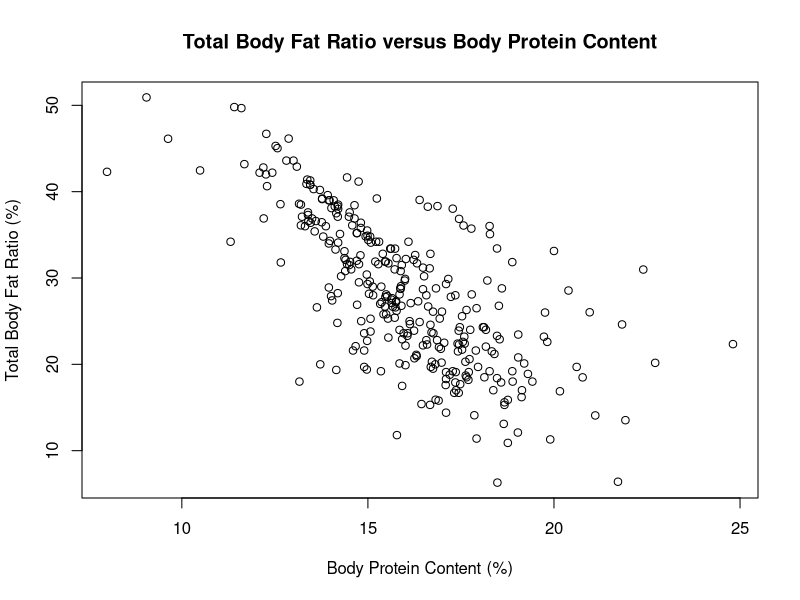
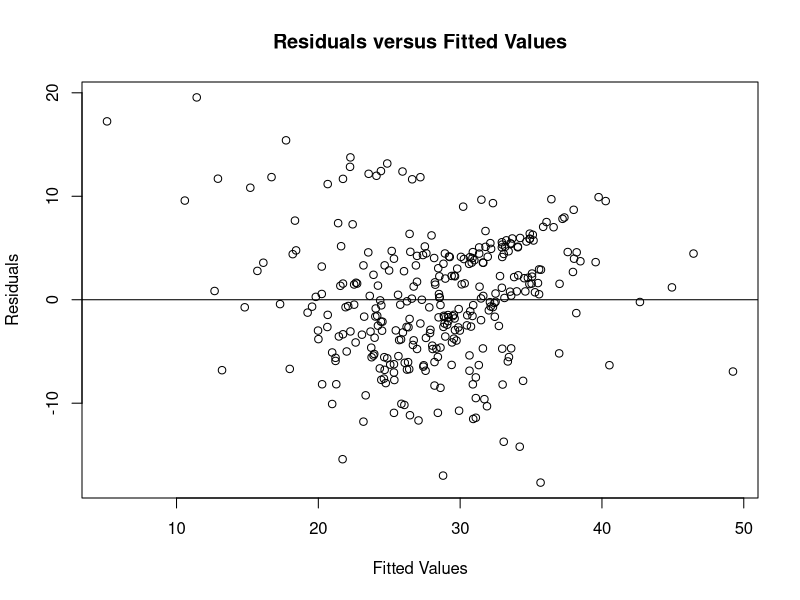
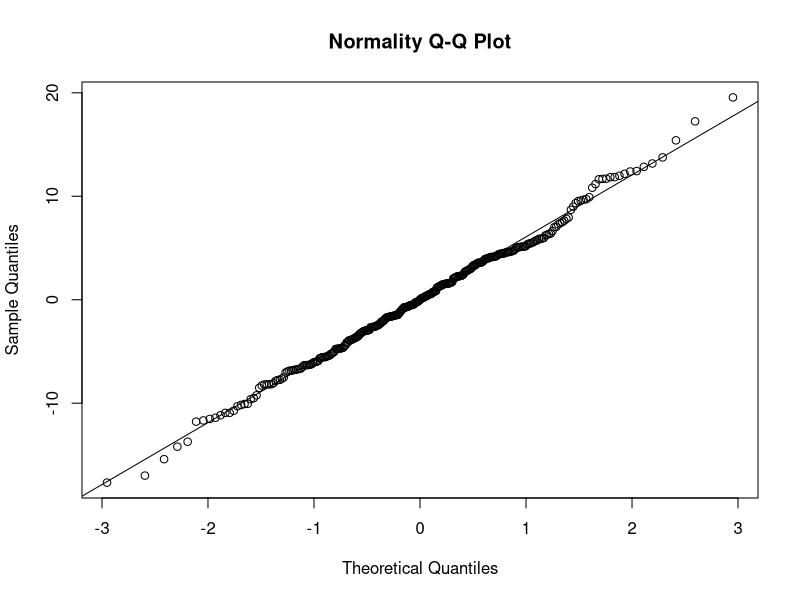
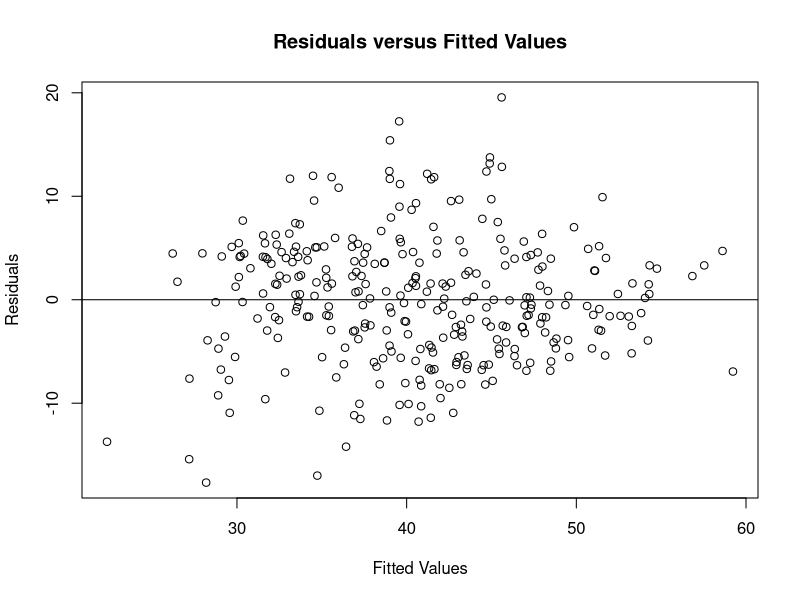
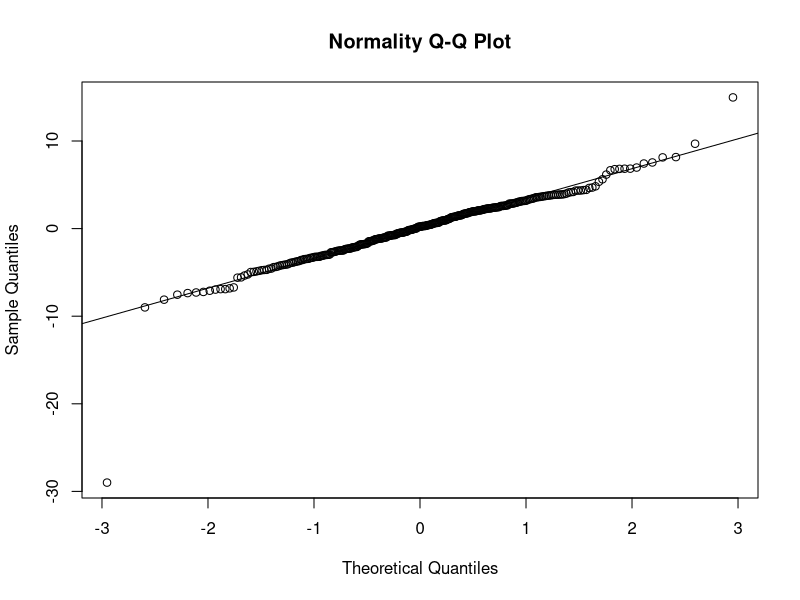

Write the R code that produced these figures, in order.
## ---- chunk 1
medicaldata <- read.csv("medicaldata2.csv")

medicaldata$Gallstone_Status <- as.factor(medicaldata$Gallstone_Status)
medicaldata$Comorbidity <- factor(medicaldata$Comorbidity, ordered = TRUE, levels = c(0, 1, 2, 3), labels = c("No comorbidities present", "One comorbid condition", "Two comorbid conditions", "Three of more comorbid conditions"))
medicaldata$CAD <- as.factor(medicaldata$CAD)
medicaldata$Diabetes_Mellitus <- as.factor(medicaldata$Diabetes_Mellitus)
medicaldata$Hepatic_Fat_Accumulation <- factor(medicaldata$Hepatic_Fat_Accumulation, ordered = TRUE, levels = c(0, 1, 2, 3), labels = c("No fat accumulation", "Grade 1 (mild)", "Grade 2 (moderate)", "Grade 3 (severere)"))
medicaldata$Age_Class <- factor(medicaldata$Age_Class, ordered = TRUE, levels = c("Younger", "Lower Middle", "Upper Middle", "Elder"))
## ---- chunk 2
plot(medicaldata$Body_Protein_Content, medicaldata$Total_Body_Fat_Ratio, xlab = "Body Protein Content (%)", ylab = "Total Body Fat Ratio (%)", main = "Total Body Fat Ratio versus Body Protein Content")

task2model <- lm(Total_Body_Fat_Ratio ~ Body_Protein_Content, data = medicaldata)

plot(task2model$fitted.values, task2model$residuals, xlab = "Fitted Values", ylab = "Residuals", main = "Residuals versus Fitted Values")
abline(h = 0)

qqnorm(task2model$residuals, main = "Normality Q-Q Plot")
qqline(task2model$residuals)

shapiro.test(task2model$residuals)

pearson_coefficient <- cor(medicaldata$Body_Protein_Content, medicaldata$Total_Body_Fat_Ratio, method = "pearson")
pearson_coefficient

task2model$coefficients
summary(task2model)
## ---- chunk 3
task3model <- lm(Total_Body_Water ~ Height + Weight + Body_Protein_Content, data = medicaldata)

plot(task3model$fitted.values, task2model$residuals, xlab = "Fitted Values", ylab = "Residuals", main = "Residuals versus Fitted Values")
abline(h = 0)

qqnorm(task3model$residuals, main = "Normality Q-Q Plot")
qqline(task3model$residuals)

shapiro.test(task3model$residuals)

library(lmtest)
dwtest(task3model)

summary(task3model)
## ---- chunk 4

## ---- chunk 5
